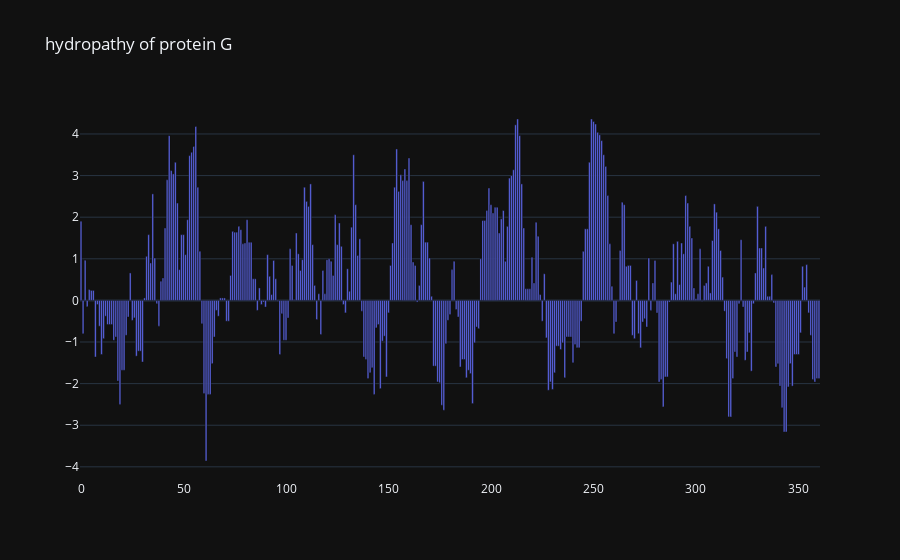
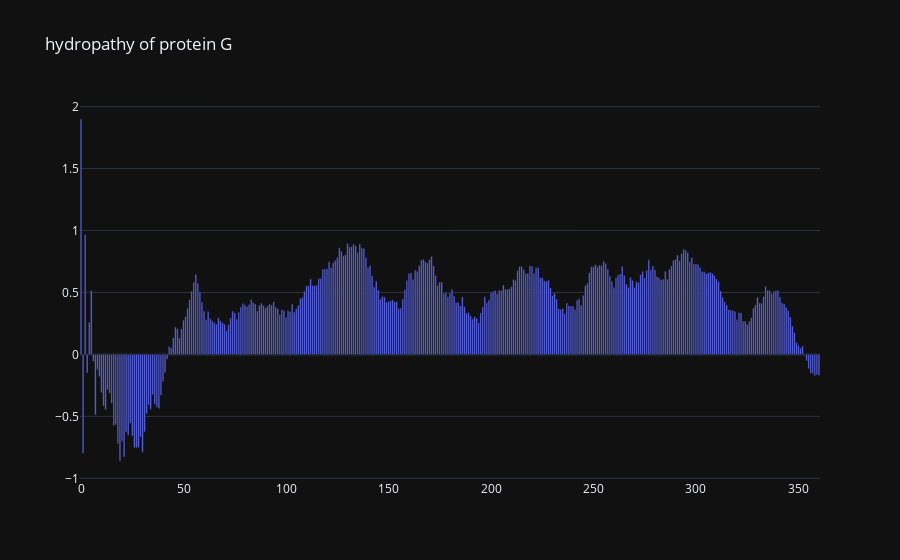

The cell these charts' notebook holds for them, in order:
### Code cell
protein = Protein('G', protein_s)
protein.plot(window_size=5)
protein.plot(window_size=100)

### Figure 1 — Plotly figure (JSON) as saved in the notebook; plotly's stock layout.template omitted (floating-point values rounded to 4 significant figures; data arrays with more than 128 entries replaced by an {"elided": "..."} marker saying what was removed)
{"data": [{"type": "bar", "x": {"elided": "361 int values"}, "y": {"elided": "361 float values"}}], "layout": {"title": {"text": "hydropathy of protein G"}}}

### Figure 2 — Plotly figure (JSON) as saved in the notebook; plotly's stock layout.template omitted (floating-point values rounded to 4 significant figures; data arrays with more than 128 entries replaced by an {"elided": "..."} marker saying what was removed)
{"data": [{"type": "bar", "x": {"elided": "361 int values"}, "y": {"elided": "361 float values"}}], "layout": {"title": {"text": "hydropathy of protein G"}}}
